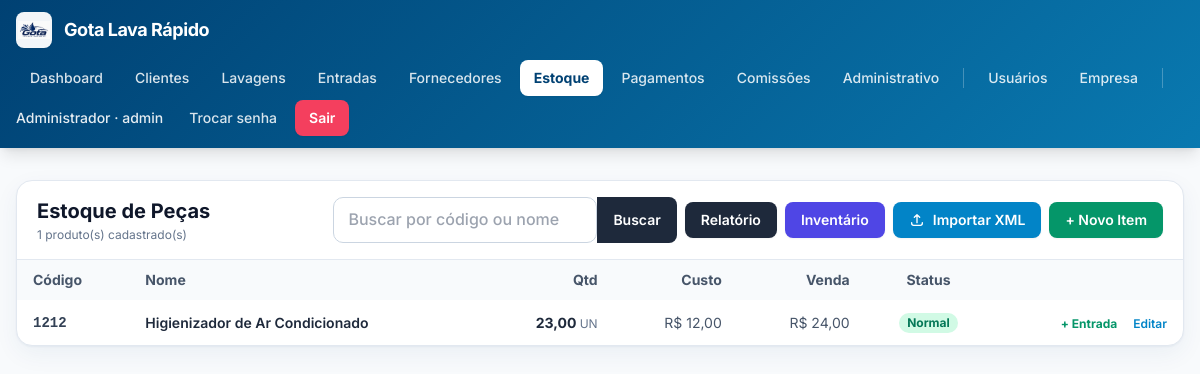
The page /estoque.php (signed in) on the database as committed earlier.
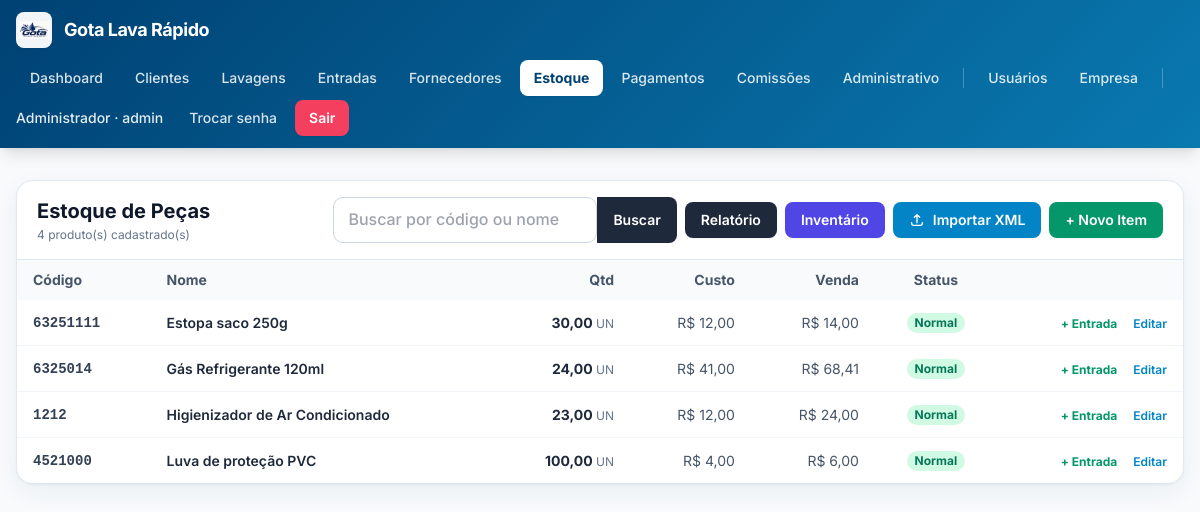
The same page on the database as committed later.
### tables this page shows
CREATE TABLE estoque_itens (
            id INTEGER PRIMARY KEY AUTOINCREMENT,
            codigo TEXT NOT NULL UNIQUE,
            nome TEXT NOT NULL DEFAULT '',
            unidade TEXT NOT NULL DEFAULT 'UN',
            quantidade REAL NOT NULL DEFAULT 0,
            estoque_minimo REAL NOT NULL DEFAULT 0,
            preco_custo_centavos INTEGER NOT NULL DEFAULT 0,
            preco_venda_centavos INTEGER NOT NULL DEFAULT 0,
            ativo INTEGER NOT NULL DEFAULT 1,
            criado_em TEXT NOT NULL DEFAULT (datetime('now','localtime')),
            atualizado_em TEXT NOT NULL DEFAULT (datetime('now','localtime'))
        );

### config.php (called while the page is built, shortened)
<?php
function db(): PDO {
    static $pdo = null;
    if ($pdo === null) {
        $pdo = new PDO('sqlite:' . DB_PATH, null, null, [
            PDO::ATTR_ERRMODE            => PDO::ERRMODE_EXCEPTION,
            PDO::ATTR_DEFAULT_FETCH_MODE => PDO::FETCH_ASSOC,
        ]);
        $pdo->exec('PRAGMA foreign_keys = ON');
        $pdo->exec('PRAGMA journal_mode = WAL');
    }
    return $pdo;
}
require_once APP_ROOT . '/functions.php';

### functions.php (called while the page is built, shortened)
<?php
function e(?string $s): string {
    return htmlspecialchars((string)$s, ENT_QUOTES, 'UTF-8');
}
function centavos_para_moeda(int $c): string {
    return number_format($c / 100, 2, ',', '.');
}
function centavos_para_moeda_brl(int $c): string {
    return 'R$ ' . centavos_para_moeda($c);
}

### estoque.php (the view, shortened to what the changed rows need)
<?php
require_once __DIR__ . '/config.php';
$where  = '';
$params = [];
$stmt = db()->prepare("SELECT * FROM estoque_itens $where ORDER BY nome COLLATE NOCASE");
$stmt->execute($params);
$itens = $stmt->fetchAll();
require __DIR__ . '/header.php';
?>
<div class="bg-white rounded-2xl shadow-card border border-slate-200 overflow-hidden">
  <div class="px-5 py-4 border-b border-slate-200 flex flex-wrap items-center justify-between gap-3">
    <div>
      <h1 class="text-xl font-bold text-slate-900">Estoque de Peças</h1>
      <p class="text-xs text-slate-500 mt-0.5"><?= count($itens) ?> produto(s) cadastrado(s)</p>
    </div>
  </div>
  <div class="overflow-x-auto">
    <table class="min-w-full text-sm">
      <thead class="bg-slate-50 text-slate-600">
        <tr>
          <th class="text-left px-4 py-2.5 font-bold">Código</th>
          <th class="text-left px-4 py-2.5 font-bold">Nome</th>
          <th class="text-right px-4 py-2.5 font-bold">Qtd</th>
          <th class="text-right px-4 py-2.5 font-bold">Custo</th>
          <th class="text-right px-4 py-2.5 font-bold">Venda</th>
          <th class="text-center px-4 py-2.5 font-bold">Status</th>
          <th class="px-4 py-2.5"></th>
        </tr>
      </thead>
      <tbody class="divide-y divide-slate-100">
      <?php if (!$itens): ?>
        <tr><td colspan="7" class="px-4 py-10 text-center text-slate-400">
          Nenhum item no estoque.
        </td></tr>
      <?php else: foreach ($itens as $i):
        $isBaixo = $i['quantidade'] <= $i['estoque_minimo'];
      ?>
        <tr class="hover:bg-slate-50 transition">
          <td class="px-4 py-3 font-mono font-semibold text-slate-700"><?= e($i['codigo']) ?></td>
          <td class="px-4 py-3 font-semibold text-slate-800"><?= e($i['nome']) ?></td>
          <td class="px-4 py-3 text-right font-bold <?= $isBaixo ? 'text-rose-600' : 'text-slate-800' ?>">
            <?= number_format($i['quantidade'], 2, ',', '.') ?> <span class="text-xs font-normal text-slate-500"><?= e($i['unidade']) ?></span>
          </td>
          <td class="px-4 py-3 text-right text-slate-600"><?= e(centavos_para_moeda_brl((int)$i['preco_custo_centavos'])) ?></td>
          <td class="px-4 py-3 text-right text-slate-600"><?= e(centavos_para_moeda_brl((int)$i['preco_venda_centavos'])) ?></td>
          <td class="px-4 py-3 text-center">
            <?php if ($isBaixo): ?>
              <span class="inline-block text-xs px-2 py-0.5 rounded-full bg-rose-100 text-rose-700 font-bold">Estoque Baixo</span>
            <?php else: ?>
              <span class="inline-block text-xs px-2 py-0.5 rounded-full bg-emerald-100 text-emerald-700 font-bold">Normal</span>
            <?php endif; ?>
          </td>
          <td class="px-4 py-3 text-right whitespace-nowrap">
            <button type="button"
                    class="btn-entrada text-emerald-600 hover:underline text-xs font-bold mr-3"
                    data-id="<?= (int)$i['id'] ?>"
                    data-nome="<?= e($i['nome']) ?>"
                    data-unidade="<?= e($i['unidade']) ?>">
              + Entrada
            </button>
            <a href="estoque_form.php?id=<?= (int)$i['id'] ?>" class="text-sky-600 hover:underline text-xs font-semibold">Editar</a>
          </td>
        </tr>
      <?php endforeach; endif; ?>
      </tbody>
    </table>
  </div>
</div>
<?php require __DIR__ . '/footer.php'; ?>

Rows that differ between the two databases and show on the page:
added estoque_itens: codigo "63251111", nome "Estopa saco 250g", quantidade "30,00", unidade "UN", preco_custo_centavos "R$ 12,00", preco_venda_centavos "R$ 14,00", estoque_minimo "Normal"
added estoque_itens: codigo "6325014", nome "Gás Refrigerante 120ml", quantidade "24,00", unidade "UN", preco_custo_centavos "R$ 41,00", preco_venda_centavos "R$ 68,41", estoque_minimo "Normal"
added estoque_itens: codigo "4521000", nome "Luva de proteção PVC", quantidade "100,00", unidade "UN", preco_custo_centavos "R$ 4,00", preco_venda_centavos "R$ 6,00", estoque_minimo "Normal"
Other text that changed with them:
count($itens): "1" → "4"
